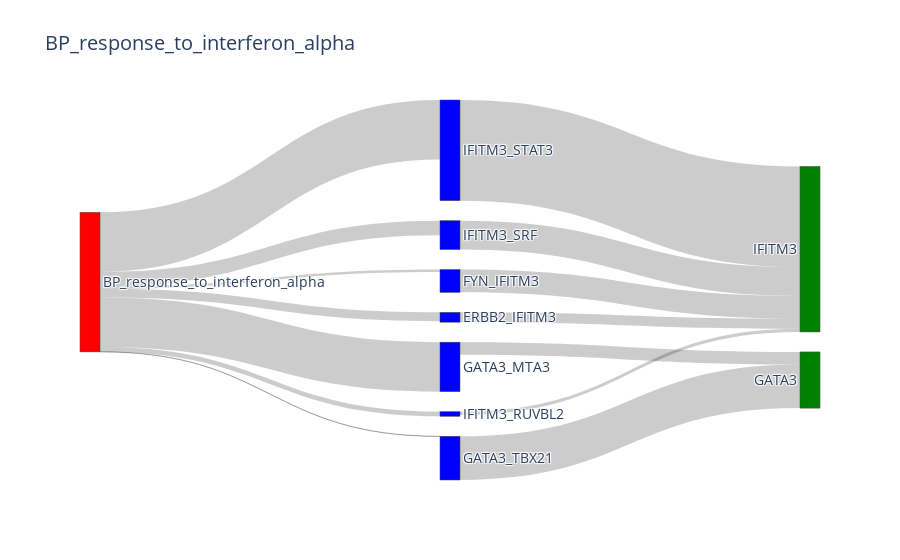

The notebook cell saved with this chart:
### Code cell
import plotly.graph_objects as go

fig = go.Figure(data=[go.Sankey(
    node = dict(
      label = layer1_nodes+layer2_nodes+layer3_nodes,
      color = layer1_nodes_color+layer2_nodes_color+layer3_nodes_color
    ),
    link = dict(
      source = [name_to_index[i] for i in sources],
      target = [name_to_index[i] for i in targets],
      value = values
  ))])

fig.update_layout(title_text=ppi_for_sankey, font_size=14)
fig.show()

### Figure 1 — Plotly figure (JSON) as saved in the notebook; plotly's stock layout.template omitted (floating-point values rounded to 4 significant figures)
{"data": [{"link": {"source": [0, 0, 0, 0, 0, 0, 0, 1, 2, 3, 4, 5, 6, 7], "target": [1, 2, 3, 4, 5, 6, 7, 11, 11, 8, 8, 11, 11, 11], "value": [0.01524, 0.004038, 0.08521, 0.0003333, 0.007916, 0.02509, 0.1025, 0.01691, 0.03932, 0.02144, 0.07532, 0.005662, 0.04972, 0.1734]}, "node": {"color": ["red", "blue", "blue", "blue", "blue", "blue", "blue", "blue", "green", "green", "green", "green", "green", "green", "green"], "label": ["BP_response_to_interferon_alpha", "ERBB2_IFITM3", "FYN_IFITM3", "GATA3_MTA3", "GATA3_TBX21", "IFITM3_RUVBL2", "IFITM3_SRF", "IFITM3_STAT3", "GATA3", "IFIT2", "IFIT3", "IFITM3", "KLHL20", "PYHIN1", "TPR"]}, "type": "sankey"}], "layout": {"font": {"size": 14}, "title": {"text": "BP_response_to_interferon_alpha"}}}
